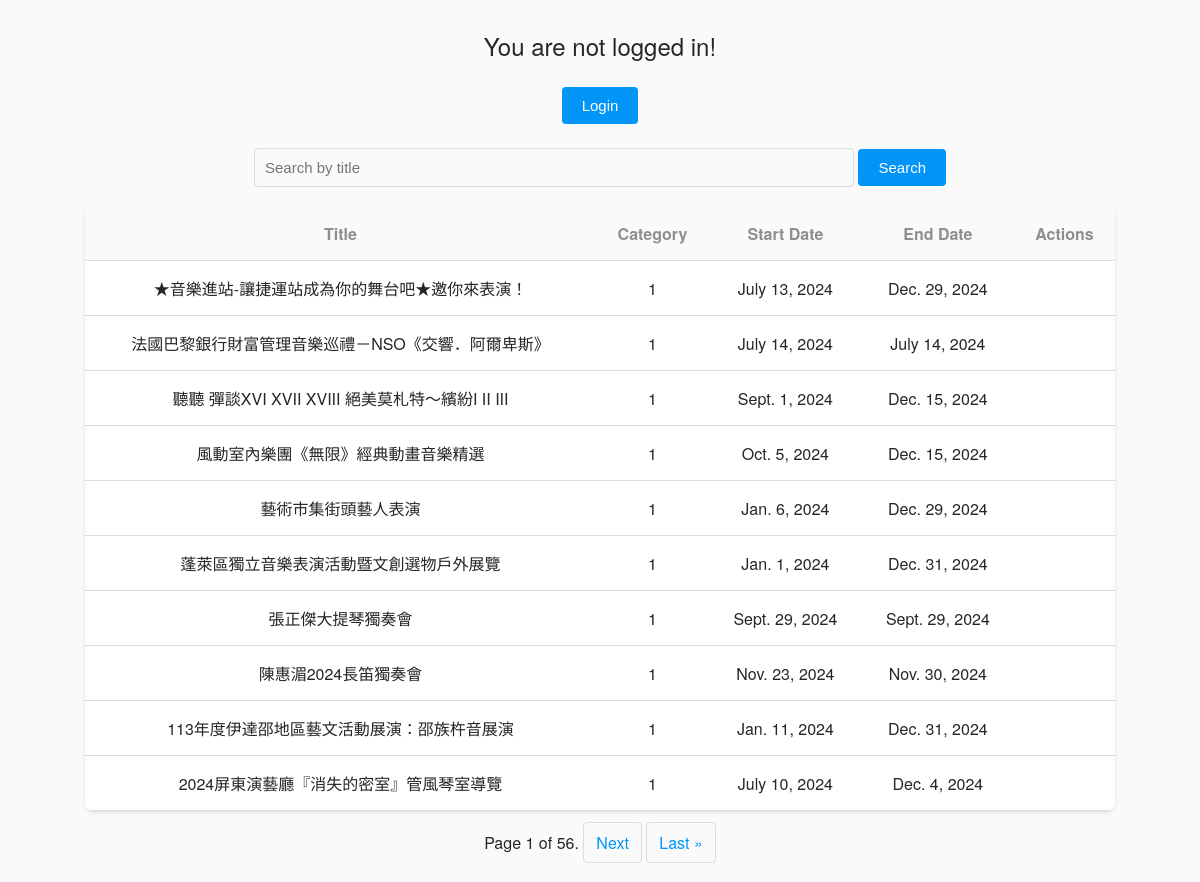
Before: / with the older database file.
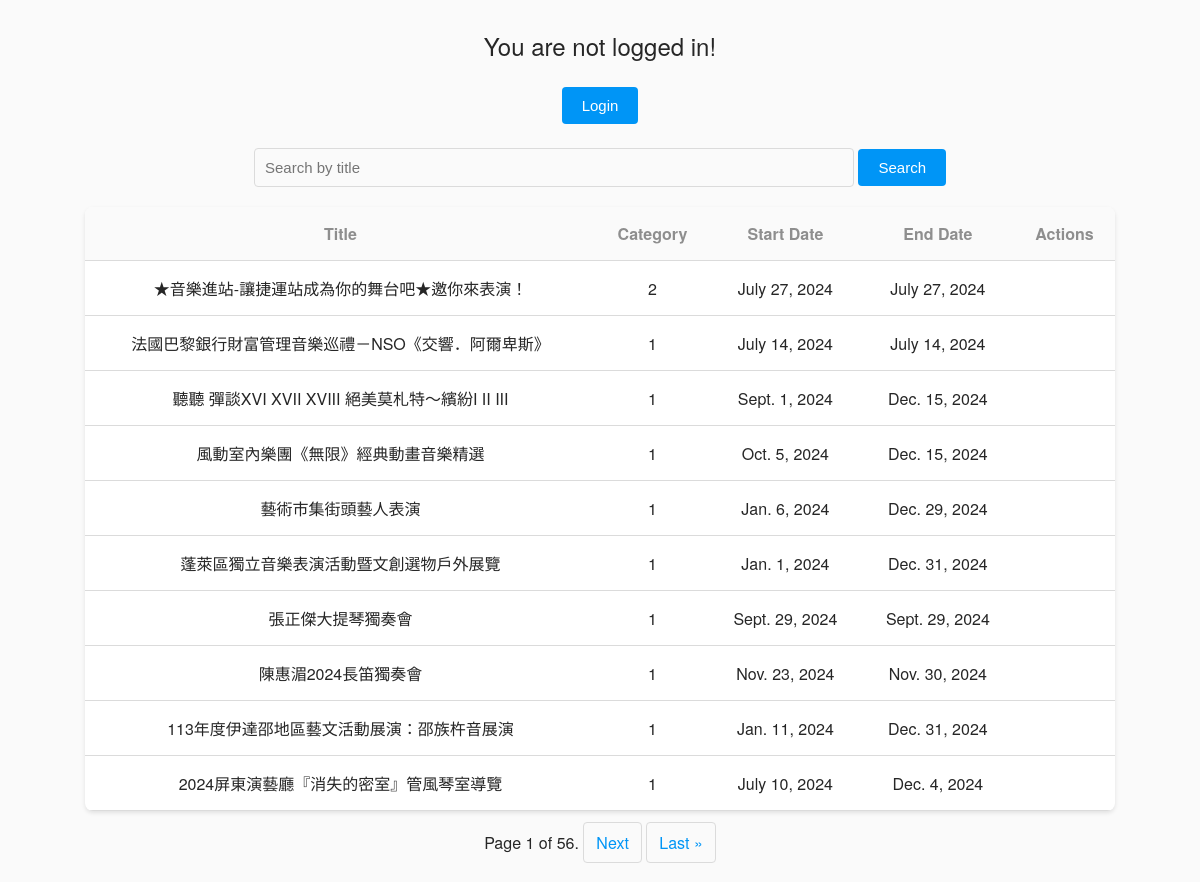
After: the same page with the newer database file.
### myapp/models.py (models this page shows)
class Event(models.Model):
    title = models.CharField(max_length=255)
    uid = models.CharField(max_length=24, unique=True, null=True)
    version = models.CharField(max_length=100, blank=True, null=True)
    category = models.CharField(max_length=100, blank=True, null=True)
    imageUrl = models.CharField(max_length=500, blank=True, null=True)
    webSales = models.CharField(max_length=255, blank=True, null=True)
    sourceWebPromote = models.CharField(max_length=255, blank=True, null=True)
    comment = models.TextField(blank=True, null=True)
    editModifyDate = models.DateTimeField(blank=True, null=True)
    sourceWebName = models.CharField(max_length=255, blank=True, null=True)
    startDate = models.DateField(blank=True, null=True)
    endDate = models.DateField(blank=True, null=True)
    hitRate = models.IntegerField(blank=True, null=True)

### myapp/views.py (the view)
# urls.py: 2. Add a URL to urlpatterns:  path('', views.home, name='home')
def home(request):
    events_list = Event.objects.all()
    paginator = Paginator(events_list, 10)  # Show 10 events per page
    page_number = request.GET.get('page')
    try:
        events = paginator.page(page_number)
    except PageNotAnInteger:
        events = paginator.page(1)
    except EmptyPage:
        events = paginator.page(paginator.num_pages)
    context = {
        'events': events,
        'user': request.user,
    }
    return render(request, 'home.html', context)

### templates/home.html (shortened to what this page needs)
{% block content %}
{% if user.is_authenticated %}
  <div class="welcome-message">
    Hello, {{ user.username }}!
  </div>
{% else %}
  <div class="welcome-message">
    <p>You are not logged in!</p>
    <form method="get" action="{% url 'login' %}">
      <button type="submit" class="login-button">Login</button>
    </form>
  </div>
{% endif %}
  <div class="search-form">
    <form method="get" action="/operation/">
      <input type="text" name="search" placeholder="Search by title" style="font-size: 15px;">
      <button type="submit" style="font-size: 15px;">Search</button>
    </form>
  </div>
  <div class="event-table-container">
    <table class="event-table">
      <thead>
        <tr>
          <th>Title</th>
          <th>Category</th>
          <th>Start Date</th>
          <th>End Date</th>
          <th>Actions</th>
        </tr>
      </thead>
      <tbody>
        {% for event in events %}
        <tr>
          <td>{{ event.title }}</td>
          <td>{{ event.category }}</td>
          <td>{{ event.startDate }}</td>
          <td>{{ event.endDate }}</td>
          <td>
          </td>
        </tr>
        {% endfor %}
      </tbody>
    </table>
  </div>
  {% if events.has_other_pages %}
    <div class="pagination">
      <span class="step-links">
        <span class="current">
          Page {{ events.number }} of {{ events.paginator.num_pages }}.
        </span>
        {% if events.has_next %}
          <a href="?page={{ events.next_page_number }}">Next</a>
          <a href="?page={{ events.paginator.num_pages }}">Last &raquo;</a>
        {% endif %}
      </span>
    </div>
  {% endif %}
{% endblock %}

Changed rows visible on the page:
changed Event "★音樂進站-讓捷運站成為你的舞台吧★邀你來表演！": category "1" → "2"; startDate "July 13, 2024" → "July 27, 2024"; endDate "Dec. 29, 2024" → "July 27, 2024"
